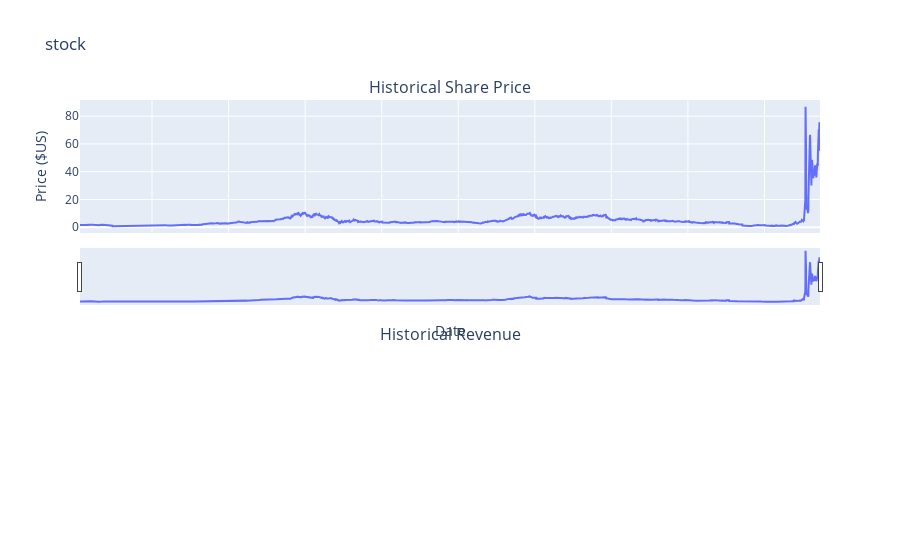

The cell this chart's notebook holds for it:
### Markdown cell above
Use the `make_graph` function to graph the GameStop Stock Data, also provide a title for the graph. The structure to call the `make_graph` function is `make_graph(gme_data, gme_revenue, 'GameStop')`. Note the graph will only show data upto June 2021.

### Code cell
import matplotlib.pyplot as plt

import matplotlib.pyplot as plt

def make_graph(stock_data, revenue_data, stock):
    fig = make_subplots(rows=2, cols=1, shared_xaxes=True, subplot_titles=("Historical Share Price", "Historical Revenue"), vertical_spacing = .3)
    stock_data_specific = stock_data[stock_data.Date <= '2021--06-14']
    revenue_data_specific = revenue_data[revenue_data.Date <= '2021-04-30']
    fig.add_trace(go.Scatter(x=pd.to_datetime(stock_data_specific.Date, infer_datetime_format=True), y=stock_data_specific.Close.astype("float"), name="Share Price"), row=1, col=1)
    #fig.add_trace(go.Scatter(x=pd.to_datetime(revenue_data_specific.Date, infer_datetime_format=True), y=revenue_data_specific.Revenue.astype("float"), name="Revenue"), row=2, col=1)
    fig.update_xaxes(title_text="Date", row=1, col=1)
    fig.update_xaxes(title_text="Date", row=2, col=1)
    fig.update_yaxes(title_text="Price ($US)", row=1, col=1)
    fig.update_yaxes(title_text="Revenue ($US Millions)", row=2, col=1)
    fig.update_layout(showlegend=False,
    height=900,
    title=stock,
    xaxis_rangeslider_visible=True)
    fig.show()
    
make_graph(gme_data, gme_revenue, 'stock')

### Figure 1 — Plotly figure (JSON) as saved in the notebook; plotly's stock layout.template omitted (floating-point values rounded to 4 significant figures; data arrays with more than 128 entries replaced by an {"elided": "..."} marker saying what was removed)
{"data": [{"name": "Share Price", "type": "scatter", "x": {"elided": "4867 str values"}, "xaxis": "x", "y": {"elided": "4867 float values"}, "yaxis": "y"}], "layout": {"annotations": [{"font": {"size": 16}, "showarrow": false, "text": "Historical Share Price", "x": 0.5, "xanchor": "center", "xref": "paper", "y": 1.0, "yanchor": "bottom", "yref": "paper"}, {"font": {"size": 16}, "showarrow": false, "text": "Historical Revenue", "x": 0.5, "xanchor": "center", "xref": "paper", "y": 0.35, "yanchor": "bottom", "yref": "paper"}], "autosize": true, "showlegend": false, "title": {"text": "stock"}, "xaxis": {"anchor": "y", "autorange": true, "domain": [0, 1], "matches": "x2", "range": ["2002-02-13", "2021-06-14"], "rangeslider": {"autorange": true, "range": ["2002-02-13", "2021-06-14"], "visible": true, "yaxis": {"_template": null, "rangemode": "match"}}, "showticklabels": false, "title": {"text": "Date"}, "type": "date"}, "xaxis2": {"anchor": "y2", "autorange": true, "domain": [0, 1], "range": ["2002-02-13", "2021-06-14"], "title": {"text": "Date"}}, "yaxis": {"anchor": "x", "autorange": true, "domain": [0.65, 1.0], "range": [-4.152, 91.67], "title": {"text": "Price ($US)"}, "type": "linear"}, "yaxis2": {"anchor": "x2", "domain": [0, 0.35], "title": {"text": "Revenue ($US Millions)"}}}}
